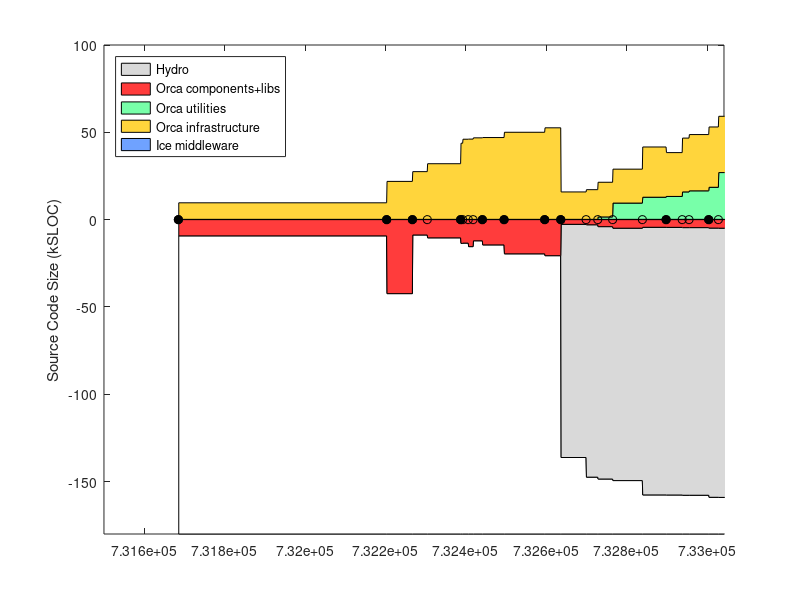

The MATLAB script that drew this image: (Note: this script raises an error after producing the figure.)
% keep track of orca project size using sloccount
clear all

%%%%%%%%%% DATA %%%%%%%%%%%%%%%%%%%%

% include/* except: include/{Freeze IceSSL IcePatch2}
% src/{Ice Slice IceGrid icecpp IceStorm slice2cpp IceUtil IceBox IceXML}
%  Sice212 = [
%  (7842-1000) + (22093+18419+11499+10568+4392+4200+4252+567+316)
%  ];
%  Sice301 = [
%  (8164-1000) + (23018+19384+19169+10596+4479+4343+4308+622+319)
%  ];
% same as above, but now also add Java:
% src/{IceInternal Ice IceUtil IceBox}
%  Sice310 = [
%  (8810-1200) + (24275+20494+22689+10587+4569+4877+4770+667+319) + (13190+6915+1262+493)
%  ];
%  Sice311 = [
%  (8950-1275) + (24511+20505+22898+10590+4600+4884+4782+683+323) + (13266+6929+1262+504)
%  ];

% it's much easier to count the whole of Ice (we use most of it anyway)
% sloccount include/ src/
% (this does not account for .ice files in [ice]/slice/* but it's a small fraction of total)
Sice212 = 133523;
Sice301 = 144513;
Sice310 = 153243;
Sice311 = 154145;
Sice320 = 168475;
Sice321 = 169725;

% indeces
iyy=1;
imm=2;
idd=3;
iver=4;
isub=5;
ibase=6;
icomp=7;
iutil=8;
iad=9;

Sorca = [ ...
% YY    MM  DD  ?   SUB     BASE        COMP           UTILS    A&D VERSION
% 0.8.6: a single distro, divide in halves arbitrarily
2003     4  14  1   0       18930/2     18930/2             0   0   % 0.8.6 (last change in doc/ChangeLog
% BASE: orca-base
% COMP: orca-components
2004     9  13  1   0       42543       21726               0   0   % 0.11.0
2004    11  16  1   0       8963        27310               0   0   % 0.12.0
2004    12  23  0   0       10596       31845               0   0   % 0.12.1
2005     3  16  1   0       13767       43576               0   0   % 0.13.0
2005     3  21  0   0       13620       45874               0   0   % 0.13.1
2005     4   4  0   0       15630       45944               0   0   % 0.13.2
2005     4  16  0   0       12283       46666               0   0   % 0.13.3
2005     5   9  1   0       14639       46837               0   0   % 0.14.0
2005     7   2  1   0       19751       49854               0   0   % 0.15.0
2005    10  11  1   0       20818       52408               0   0   % 1.0.0
% BASE: just orcaice w/out test + interfaces/slice
% COMP: comp + util - orcaice 
2005    11  20  1   Sice212 2320+530    9226+8781-2320      0   0   % 2.0.0-rc1
2006     1  22  0   Sice301 2511+596    9801+9695-2511      0   0   % 2.0.0-rc2
% UTIL: sloccount components/log* 
2006     2  20  0   Sice301 3369+813    9867+14734-3369-1372 1372    0  % 2.0.0-rc3
% UTIL: sloccount components/orcaview/ components/log* utils/orcalog* utils/orcagui/ utils/orcaobj/
2006     3  29  0   Sice301 4022+1052   14625+18131-4022-9307 9307   0  % 2.0.0-rc4
2006     6  11  0   Sice310 3439+1116   19999+24867-3439-12670 12670 0  % 2.0.0-rc5  
2006     8   9  1   Sice310 3482+1116   19979+21711-3482-13111 13111 0  % 2.0.0
2006     9  18  0   Sice310 3647+1094   19317+30847-3647-15704 15704 0  % 2.0.1
2006    10   5  0   Sice310 3644+1094   20384+31798-3644-16329 16329 0  % 2.0.2
% UTIL: sloccount components/orcaview* components/log* utils/orcalog* utils/orcagui* utils/orcaobj/
2006    11  23  1   Sice311 3831+1178   21408+35311-3831-18359 18359 0  % 2.1.0
% BASE: cd src; sloccount libs/orcaice/ 
%          MINUS sloccount libs/orcaice/test 
%          PLUS sloccount interfaces/slice
% COMP: cd src; sloccount components/ libs/ 
%          MINUS sloccount libs/orcaice* libs/orcaq* libs/orcalog* libs/orcaprobe* libs/orcawall* libs/orcaobj libs/orcaobjutil/
% UTIL: cd src; sloccount utils libs/orcaq* libs/orcalog* libs/orcaprobe* libs/orcawall* libs/orcaobj libs/orcaice*
%          MINUS sloccount libs/orcaice/
% to count lines in *.ice files, rename them to *.cpp like this:
% $cd src/interfaces/slice/orca; for file in *; do mv $file `echo $file | sed s/.ice/.cpp/`; done
2006    12  17  0   Sice311 5615-1784+1240  60241-28024     32398-5615  0   % 2.1.1
2007     2   2  1   Sice311 6225-2011+1671  70376-31989     37297-6225  0   % 2.2.0
2007     4  10  1   Sice320 6232-2011+1671  72704-34165     39894-6232  0   % 2.3.0
2007     6   3  1   Sice320 6837-2056+1682  75506-34316     40074-6837  0   % 2.4.0
2007     8  13  1   Sice320 7247-2226+1772  78939-36926     42700-7247  0    % 2.5.0
2007     9  18  1   Sice321 7919-2572+1787  83838-38743     44694-7919  0    % 2.6.0
% A&D: Hydro: sloccount src
2007    10  28  1   Sice321 5481-1528+1787  72748-36062     42043-5481  12251    % 2.7.0
2007    12  10  0   Sice321 5348-1558+1787  64387-36370     44108-5348  23321    % 2.7.0+
];
Vorca ={'0.8.6', '0.11.0', '0.12.0', '0.12.1', '0.13.0', '0.13.1', '0.13.2', '0.13.3', '0.14.0', '0.15.0', '1.0.0', ...
    '2.0.0-rc1', '2.0.0-rc2', '2.0.0-rc3', '2.0.0-rc4', '2.0.0-rc5', '2.0.0', '2.0.1', '2.0.2', '2.1.0', '2.1.1', ...
    '2.2.0', '2.3.0', '2.4.0', '2.5.0', '2.6.0', '2.7.0', '2.7.0+' }';

% add a dummy release just for display
Sorca(end+1,:) = Sorca(end,:);
Sorca(end,imm) = Sorca(end,imm)+1;
Sorca(end,iver) = 0;
Vorca{end+1} = 'dummy';

% convert dates
Torca = datenum(Sorca(:,iyy),Sorca(:,imm),Sorca(:,idd));

% 2nd digit releases
i2 = (Sorca(:,iver)==1);
Torca2 = Torca(i2);
Vorca2 = Vorca(i2);

% what can go to Hydra?
% cd libs; sloccount bros1 orcacolourtext orcadynamicload orcageom2d orcagpsutil orcaiceutil orcaimage orcaimagegrabber orcalocalnav orcalockfile orcamapload orcamisc orcanavutil orcaogfusion orcaogmap orcapathplan orcaping orcaportability orcaserial orcawifi
% cd components; sloccount gps/garmin/ insgps/novatel insgps/novatelspan/ laser2d/laser2dutil/ laser2d/sickacfr/ laser2d/sickcarmen/ localnav/vfhdriver/ segwayrmp/rmpdriver/ 
% 15,102 + 10,322

% for comparison, ASN
%  Sasn = 90433;

Sgenom = [
% YY    MM  DD  ? SUB   BASE    COMP    UTIL    VERSION
% SUB : cd pocolibs-2.3; sloccount include src
% BASE: cd genom-2.0; sloccount include src
% COMP: 0
% UTIL: 0 
2007    8   31  1  9786    11368   0   0       % 2.0
];

Splayer = [ 
% YY    MM  DD  ?   SUB     BASE                COMP       UTIL  VERSION
% BASE: (server-drivers)+client_libs
% COMP: drivers + utils
2002    12 04   1  0    (17331-12037)+9188      12037+2685 0    % 1.3.1
2003    7  15   1  0    (30452-24334)+12458     24334+3064 0    % 1.4-rc1
2003    12 07   1  0    (37378-30947)+13110     30947+9633 0    % 1.4-rc2
2004    5  31   1  0    (49225-42643)+13664     42643+3550 0    % 1.5
2004    11 12   1  0    (50758-43190)+13545     43190+4479 0    % 1.6
2005    1  31   0  0    (52069-44517)+13576     44517+4662 0    % 1.6.2
2005    7  28   0  0    (53348-45686)+14300     45686+5188 0    % 1.6.5
% BASE: (libplayercore-./bindings) + client_libs + (libplayertcp-./bindings)
% note: libplayerxdr is autogenerated
% COMP: server + utils
2005    10 25   0  0    (4866-0)+7560+(1391-0)  46474+5725  0   % 2.0pre7
% SUB : 0
% BASE: sloccount libplayercore client_libs libplayertcp 
%           MINUS sloccount libplayercore/bindings/ libplayertcp/bindings
% note: libplayerxdr is autogenerated
% COMP: sloccount server 
% UTIL: sloccount utils PLUS stage/src
2006    2  28   1  0    63992-47749-1291        54704       0     % 2.0.0
2006    3  25   1  0    65606-48912-1291        53033       0     % 2.0.1
2006    6   9   1  0    69083-51546-1319        61421       0     % 2.0.2
2006    9  26   1  0    69388-51546-1319        64088       13606       % 2.0.3
2007    5   2   1  0    69602-51686-1359        58396       9589+13606  % 2.0.4
2007   10  26   1  0    23526-109               78141       11404+13606 % 2.0.4+
];
Tplayer = datenum(Splayer(:,1),Splayer(:,2),Splayer(:,3));

Saria = [
% YY    MM  DD  ? SUB   BASE    COMP    UTIL    VERSION
% SUB : 0
% BASE: sloccount ArNetworking/include/ ArNetworking/src/
% COMP: sloccount include src
% UTIL: 0 
2007    2   20  1  0    15854   45965   0       % 2.5.1
];

Scarmen = [
% YY    MM  DD  ?   SUB     BASE    COMP                    UTIL   VERSION
% SUB : cd src; sloccount ipc
% BASE: sloccount carmenpp global java python
% COMP: sloccount src MINUS all other
% UTIL: sloccount logger logtools mapeditor param_daemon robotgui simulator 
2007    8   15  1  24965    12032   107745-24965-12032-19629  19629   % 0.6.7
];

Sorocos = [
% YY    MM  DD  ?   SUB     BASE    COMP                        UTIL   VERSION
% SUB : cd ACE_wrappers; sloccount ace PLUS sloccount TAO/tao/
% BASE: ?
% LIBS: sloccount orocos-bfl-[VERSION]-src/src PLUS sloccount kdl-[VERSION]/kdl
% COMP: sloccount orocos-rtt-[VERSION]/src PLUS cd orocos-ocl-[VERSION]; sloccount hardware motion_control
% UTIL: cd orocos-ocl-[VERSION]; sloccount taskbrowser signals deployment reporting viewer ocl 
2007    8   15  1  160300+237011   0   (7767+12865)+(48971+20068)    5104   % ace-5.5, tao-1.5, rtt-1.2.1, bfl-0.6.1, kdl-0.4, ocl-0.4.1
];

Syarp = [
% YY    MM  DD  ?   SUB  BASE     COMP       UTIL   VERSION
% SUB : 0
% BASE: sloccount libYARP_OS libYARP_OS_compat
% COMP: sloccount yarpdev libYARP_dev libYARP_math libYARP_sig libYARP_sig_compat 
% UTIL: sloccount yarp-imageviewer modules
2007    7   26  1  0     21633   23528    1613   % 2.1.6
];

% YY    MM  DD  ?   SUB  BASE     COMP       UTIL
% SUB : 0
% BASE: 0
% COMP: sloccount . (matlab files will not be counted)
% UTIL: 0
Sopenslam = [
2007    8   16  1   0    0        23719      0
];

%%%%%%%%%% PLOTTING %%%%%%%%%%%%%%%%%%%%

Smax = 180;
d0 = [Torca Torca+1]'; d0=d0(:); d0(1)=[];
d1 = Smax-Sorca(:,isub)-Sorca(:,ibase); d1 = [d1 d1]'; d1=d1(:); d1(end)=[];
d2 = Sorca(:,isub); d2 = [d2 d2]'; d2=d2(:); d2(end)=[];
d3 = Sorca(:,ibase); d3 = [d3 d3]'; d3=d3(:); d3(end)=[];
d4 = Sorca(:,icomp); d4 = [d4 d4]'; d4=d4(:); d4(end)=[];
d5 = Sorca(:,iutil); d5 = [d5 d5]'; d5=d5(:); d5(end)=[];
d6 = Sorca(:,iad); d6 = [d6 d6]'; d6=d6(:); d6(end)=[];

figure(1), clf
ha=area( d0, [d1 d2 d3 d5 d4 d6]/1e3, -Smax ); hold on
plot( Torca, 0*Torca, 'k-o' )
h2=plot( Torca2, 0*Torca2, 'ko' );
set(h2,'markerfacecolor','k')
ylabel('Source Code Size (kSLOC)')

% colors
white = 1*[1 1 1];
gray = .85*[1 1 1];
red = min(255,[255 0 0]+60)/255;
orange = min(255,[255 153 0]+60)/255;
green = min(255,[60 255 109]+60)/255;
blue = min(255,[51 102 255]+60)/255;

set(ha(1),'facecolor', white);
set(ha(2),'facecolor', gray);
set(ha(3),'facecolor', red);
set(ha(4),'facecolor', green);
set(ha(5),'facecolor', orange);
set(ha(6),'facecolor', blue);
ha(1)=[];
legend(fliplr(ha),'Hydro','Orca components+libs','Orca utilities','Orca infrastructure','Ice middleware', 'Location','NorthWest')
%  xlim(datenum([2004;2005],[7;7],[1;1]) )
ylim([-Smax 100])
ax=axis;
xlim( [ax(1) datenum([2006 12 31])] )
ax=axis;
% label releases
mark('x', Torca2 )
i2odd = (1:2:length(Torca2));
ht = text(Torca2(i2odd)+5,.04*ax(4)*ones(length(i2odd),1),Vorca2(i2odd));
set(ht,'fontsize',8)
i2even = (2:2:length(Torca2));
ht = text(Torca2(i2even)+5,.08*ax(4)*ones(length(i2even),1),Vorca2(i2even));
set(ht,'fontsize',8)
datetick( 'x', 12 )
hp = plot( Tplayer, -Splayer(:,ibase)/1e3, 'k--o', Tplayer, Splayer(:,icomp)/1e3, 'k--o' );
set(hp, 'color', .5*[1 1 1] )
hpt = text( Tplayer(2), -Splayer(2,ibase)/1e3-8, 'Player infrastructure');
set(hpt, 'color', .5*[1 1 1] )
hpt = text( Tplayer(2), (Splayer(2,icomp)+Splayer(2,iutil))/1e3-5, 'Player "components+utils"');
set(hpt, 'color', .5*[1 1 1] )
%mark('y', Dasn(1,1)/1e3 );
%text( datenum([2003 5 1]), Dasn(1,1)/1e3, 'ASN')
xlabel('Releases')
title('http://orca-robotics.sf.net')

ht=text(datenum(2003,7,1),-Smax+15, '*   generated using David A. Wheeler`s SLOCCount' );
set(ht,'fontsize',8)
ht=text(datenum(2003,7,1),-Smax+5, '** see data in [ORCA2]/scripts/matlab/sloccount/slocs.m' );
set(ht,'fontsize',8)
